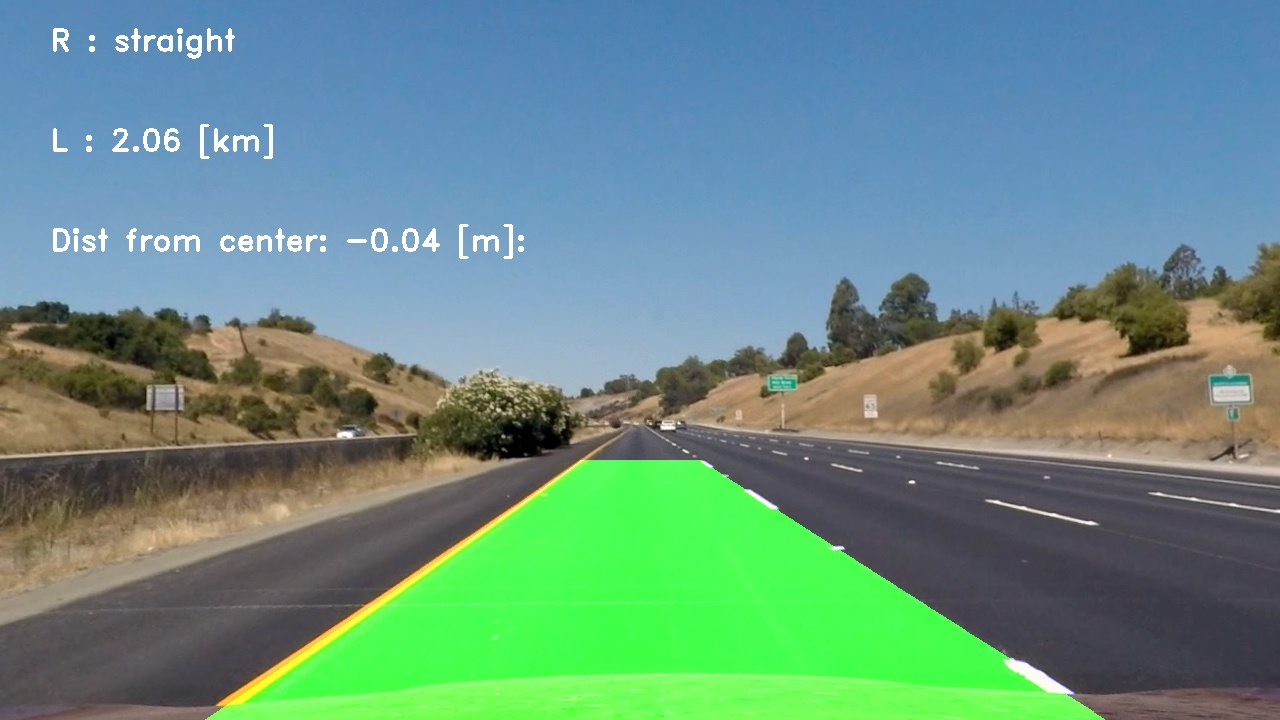
#> input picture output_images/test_images/straight_lines1.jpg, 1280 x 720 px
$ python -i new_approach.py   (imports and definitions only)   (older library calls are emulated)
#> lines starting #> are read from the running program, lines starting #| are printed output that depends on the picture
import numpy as np
import matplotlib.image as mpimg
import matplotlib.pyplot as plt
import cv2
import glob
import os

DIR_PATH = os.path.dirname(os.path.realpath(__file__))


class ListOfN:
    def __init__(self, num_of_elements):
        self.data = []
        self.num_of_elements = num_of_elements

    # [11 lines left out: functions add, get_average, not called in this run]


class Line:
    def __init__(self):
        self.poly = np.array([0, 0, 0])
        self.last_poly = np.array([0, 0, 0])
        self.last_15_polynomials = ListOfN(5)
        self.ym_per_pix = 30 / 720  # meters per pixel in y dimension TODO I can se two line segments
        self.xm_per_pix = 3.7 / 600  # meters per pixel in x dimension TODO

    # [16 lines left out: functions get_poly_m, get_curvature_last_km, get_curvature_km, not called in this run]

    def get_x_last(self, y):
        return self.last_poly[0] * (y ** 2) + self.last_poly[1] * y + self.last_poly[2]

    def get_x_last_m(self, y):
        return self.get_x_last(y) * self.xm_per_pix

    def get_x(self, y):
        return self.poly[0] * (y ** 2) + self.poly[1] * y + self.poly[2]

    def get_x_m(self, y):
        return self.get_x(y) * self.xm_per_pix

    def add_last_polynomial(self):
        self.last_15_polynomials.add(self.last_poly)
        self.poly = self.last_15_polynomials.get_average()  # TODO average

    # [15 lines left out: function get_line_points, not called in this run]

class RoadLines:
    def __init__(self):
        self.left_line = Line()
        self.right_line = Line()
        self.no_valid_detected = 0
        self.detected = False

    def get_dist_from_center(self):
        return ((self.right_line.get_x(720) + self.left_line.get_x(720))//2 - 1280//2) * 3.7/700

    # [140 lines left out: functions get_line_distance, get_line_distance_last, if_valid, fit_poly, fit_poly_binary, search_around_poly and 1 more, not called in this run]


def get_camera_calibration_parameters():
    save_dir = os.path.join(DIR_PATH, "output_images/undistorted")
    if not os.path.isdir(save_dir):
        os.makedirs(save_dir)
    # prepare object points, like (0,0,0), (1,0,0), (2,0,0) ....,(6,5,0)
    objp = np.zeros((6 * 9, 3), np.float32)
    objp[:, :2] = np.mgrid[0:9, 0:6].T.reshape(-1, 2)

    # Arrays to store object points and image points from all the images.
    objpoints = []  # 3d points in real world space
    imgpoints = []  # 2d points in image plane.

    images = glob.glob(DIR_PATH + '/camera_cal/*calibration*.jpg')
    # Step through the list and search for chessboard corners
    for fname in images:
        img = cv2.imread(fname)
        gray = cv2.cvtColor(img, cv2.COLOR_BGR2GRAY)

        # Find the chessboard corners
        ret, corners = cv2.findChessboardCorners(gray, (9, 6), None)

        # If found, add object points, image points
        if ret == True:
            objpoints.append(objp)
            imgpoints.append(corners)

            # Draw and display the corners
            # img = cv2.drawChessboardCorners(img, (9,6), corners, ret)
            # cv2.imshow('img',img)
            # cv2.waitKey(500)

    return cv2.calibrateCamera(objpoints, imgpoints, gray.shape[::-1], None, None)


def moving_avg(x, n):
    mv = np.convolve(x, np.ones(n) / n, mode='valid')
    return np.concatenate(([0 for k in range(n - 1)], mv))


# [167 lines left out: functions find_left_line, find_right_line, find_lane_pixels, extract_edges, warp_image, not called in this run]


# [1 line that did not run here, left out]

road_lines = RoadLines()


# [11 lines left out: function get_line_visualization, not called in this run]


def process_image(img):
    global road_lines
    # undist = mpimg.imread(fname)
    # cv2.imshow('raw',undist)
    undist = cv2.undistort(img, mtx, dist, None, mtx)
    binary_warped, M = warp_image(img)
    # cv2.imshow("warped", binary_warped)
    # cv2.waitKey()

    image = extract_edges(undist)
    #cv2.imshow('egdes',image)

    binary_warped, M = warp_image(image)
    # cv2.imshow("warped", binary_warped)
    #
    # cv2.waitKey()
    # cv2.waitKey()
    # TODO HERE! the magis is done
    image_with_line_pixels = road_lines.fit_polynomial(binary_warped)
    ploty = np.linspace(0, undist.shape[0] - 1, undist.shape[0])

    left_fitx = road_lines.left_line.get_line_points(ploty)
    right_fitx = road_lines.right_line.get_line_points(ploty)
    if left_fitx is not None and right_fitx is not None: #TODO never gona happen
        # [7 lines of commented-out code are left out]
        result = get_line_visualization(binary_warped, left_fitx, right_fitx, ploty)
        # # Warp the blank back to original image space using inverse perspective matrix (Minv)
        Minv = np.linalg.inv(M)
        newwarp = cv2.warpPerspective(result, Minv, (image.shape[1], image.shape[0]))
        # Combine the result with the original image
        # plt.imshow(newwarp)
        # plt.show()
        result = cv2.addWeighted(newwarp, 100, undist, 1, 0)
        curve_left = road_lines.left_line.get_curvature_km()
        curve_right = road_lines.right_line.get_curvature_km()
        text_right = "R : %.2f [km]" % curve_right if curve_right < 2.5 else "R : straight"
        text_left = "L : %.2f [km]" % curve_left if curve_left < 2.5 else "L : straight"
        cv2.putText(result, text_right, (50, 50),
                    cv2.FONT_HERSHEY_DUPLEX, 1, (255, 255, 255), 2)
        cv2.putText(result, text_left, (50, 150),
                    cv2.FONT_HERSHEY_DUPLEX, 1, (255, 255, 255), 2)
        cv2.putText(result, "Dist from center: %.2f [m]:" % road_lines.get_dist_from_center(), (50, 250),
                    cv2.FONT_HERSHEY_DUPLEX, 1, (255, 255, 255), 2)
        return result
    else:
        return image


# [9 lines left out: function test_image, not called in this run]


# Import everything needed to edit/save/watch video clips
from moviepy.editor import VideoFileClip
from IPython.display import HTML


# [12 lines left out: function test_video, not called in this run]


# [1 line not run here, left out]

#test_image()

>>> import cv2
>>> picture = cv2.imread('output_images/test_images/straight_lines1.jpg', cv2.IMREAD_GRAYSCALE)
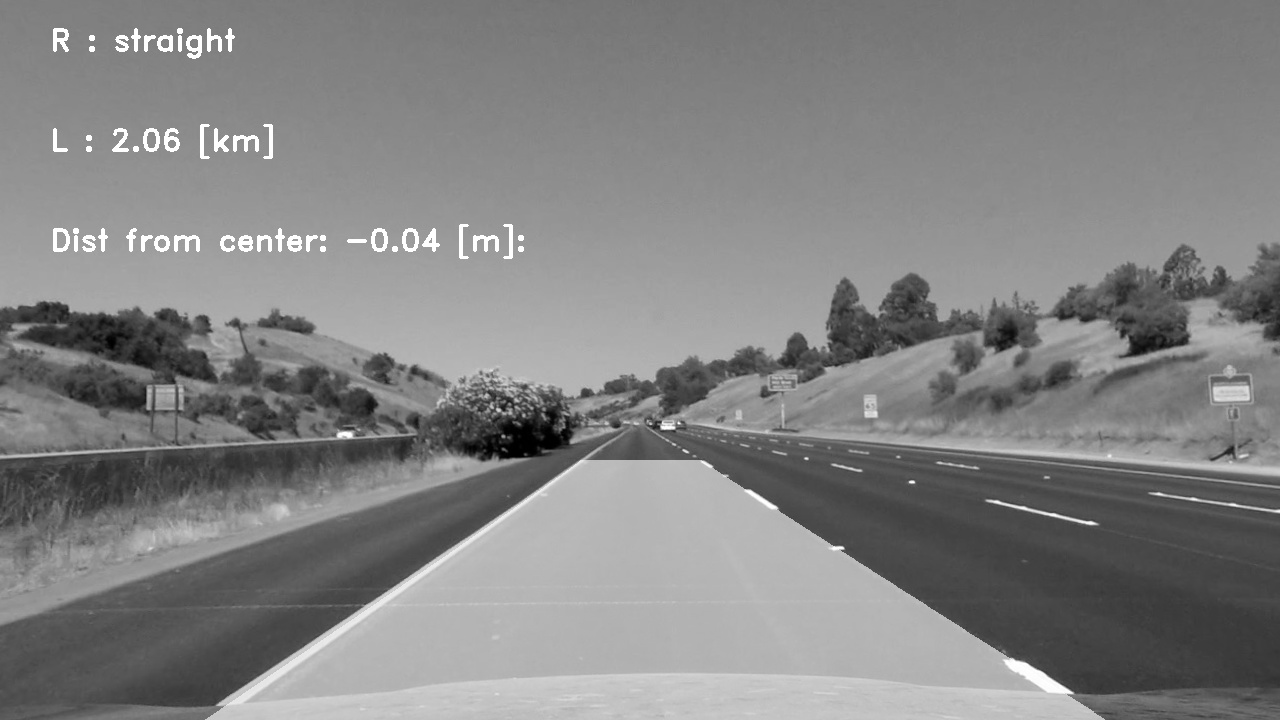
#> picture: shape (720, 1280); min 0, max 255, mean 130.9
#> (the run stopped early here; a loop or call above may not have finished)

$ run again, on output_images/test_images/test3.jpg
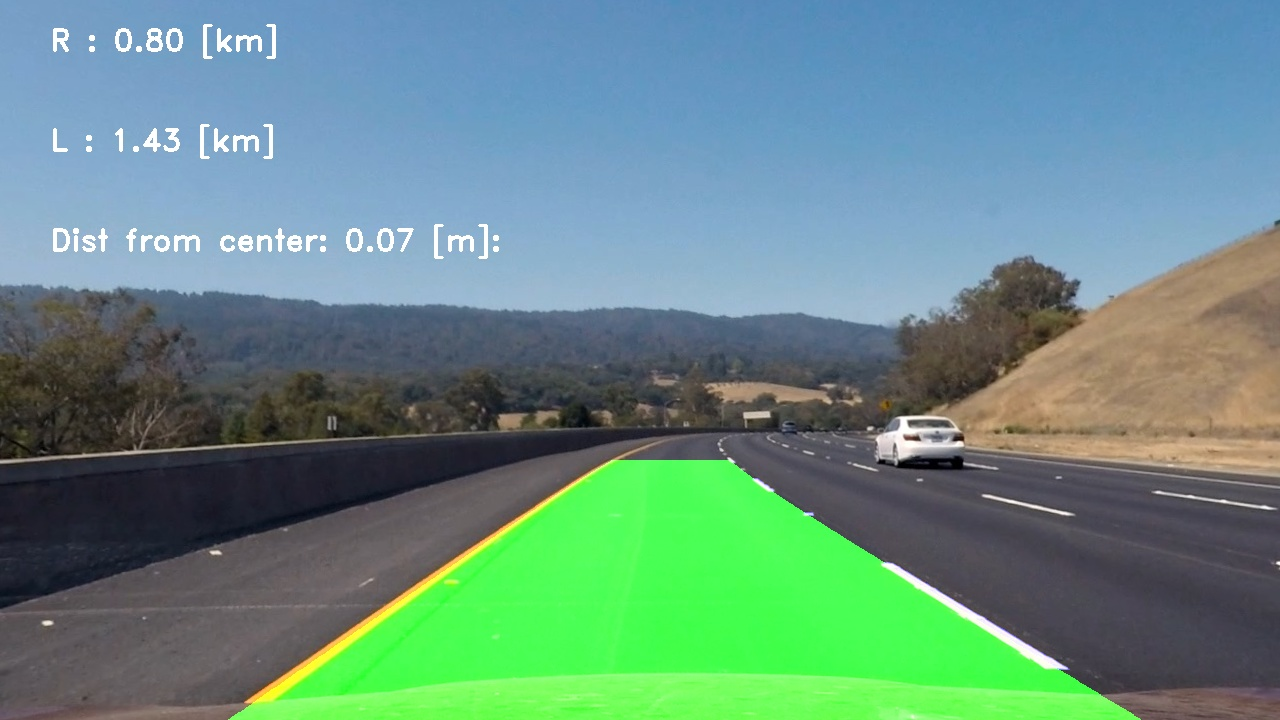
#> input picture output_images/test_images/test3.jpg, 1280 x 720 px
#> `picture = cv2.imread('output_images/test_images/straight_lines1.jpg', ..`:
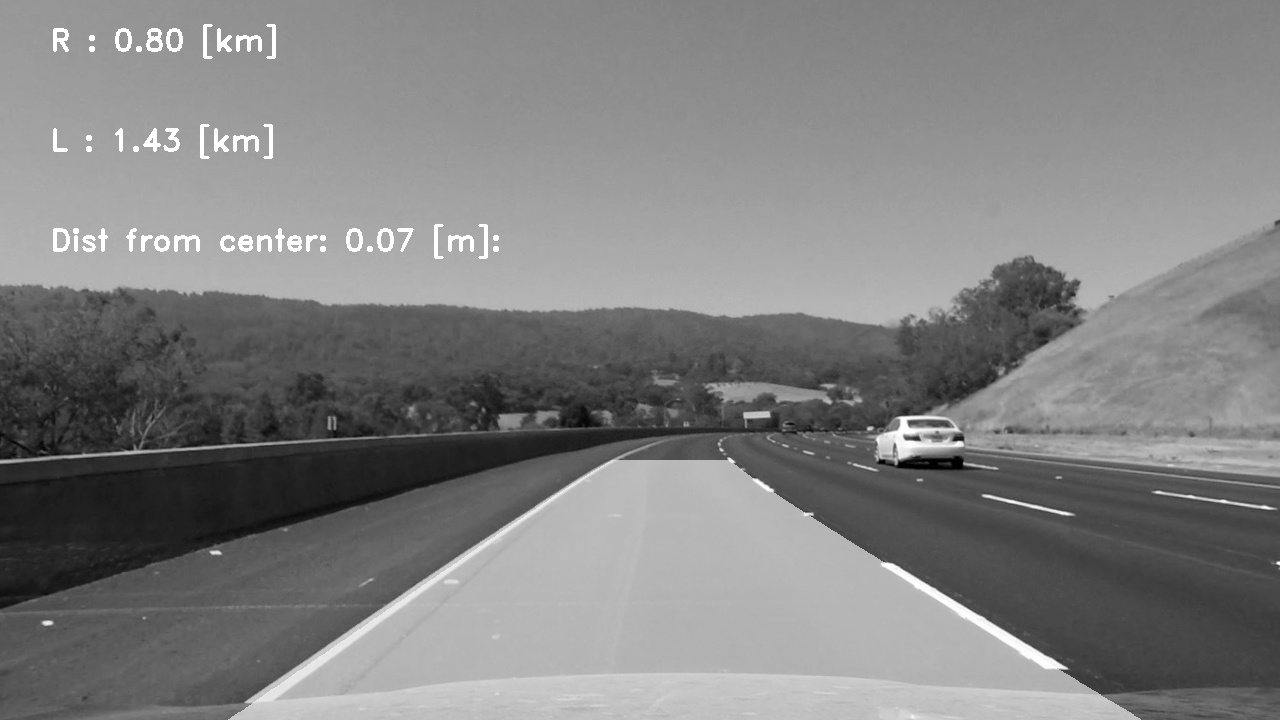
#> picture: shape (720, 1280); min 0, max 255, mean 128.8

$ run again, on output_images/test_images/test4.jpg
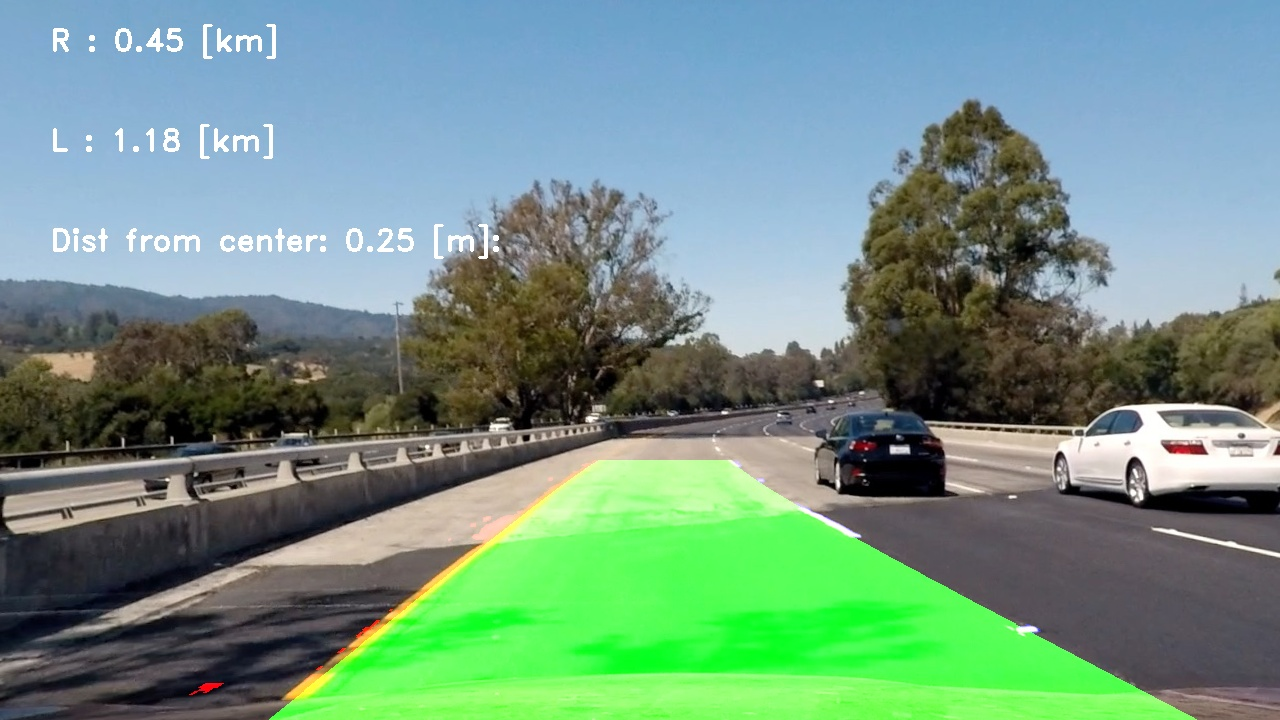
#> input picture output_images/test_images/test4.jpg, 1280 x 720 px
#> `picture = cv2.imread('output_images/test_images/straight_lines1.jpg', ..`:
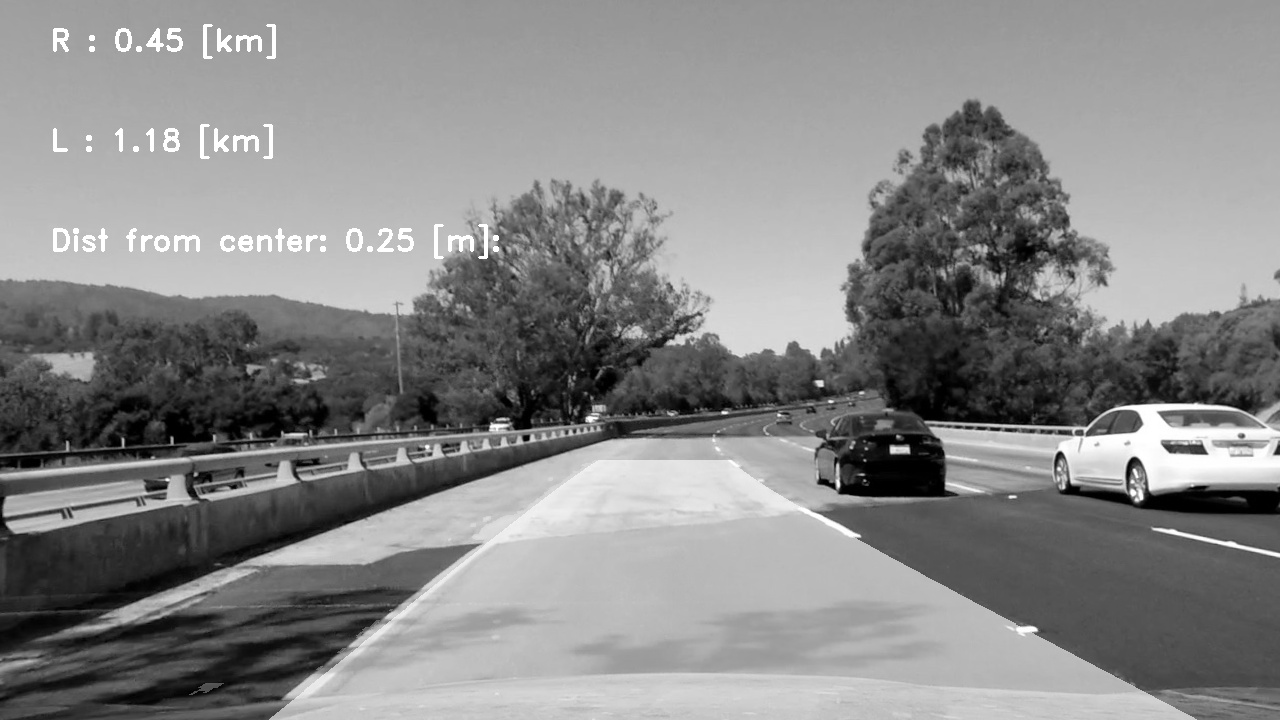
#> picture: shape (720, 1280); min 0, max 255, mean 135.6

$ run again, on output_images/test_images/test5.jpg
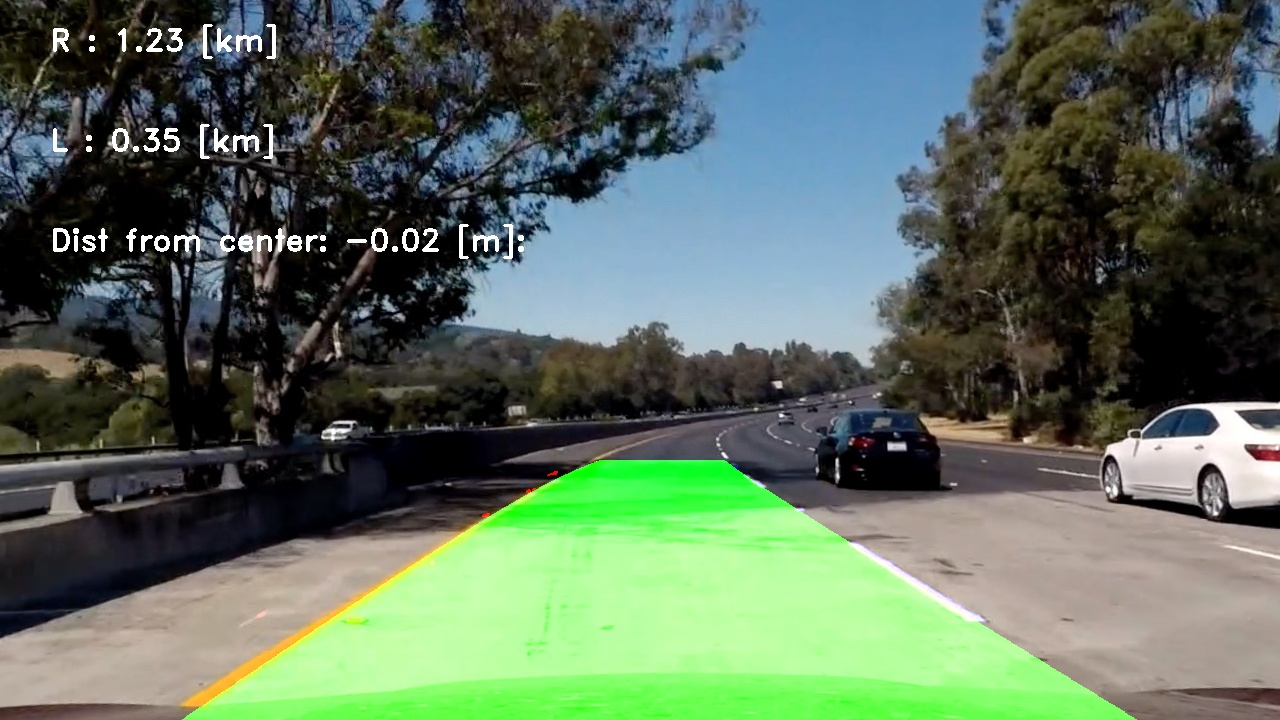
#> input picture output_images/test_images/test5.jpg, 1280 x 720 px
#> `picture = cv2.imread('output_images/test_images/straight_lines1.jpg', ..`:
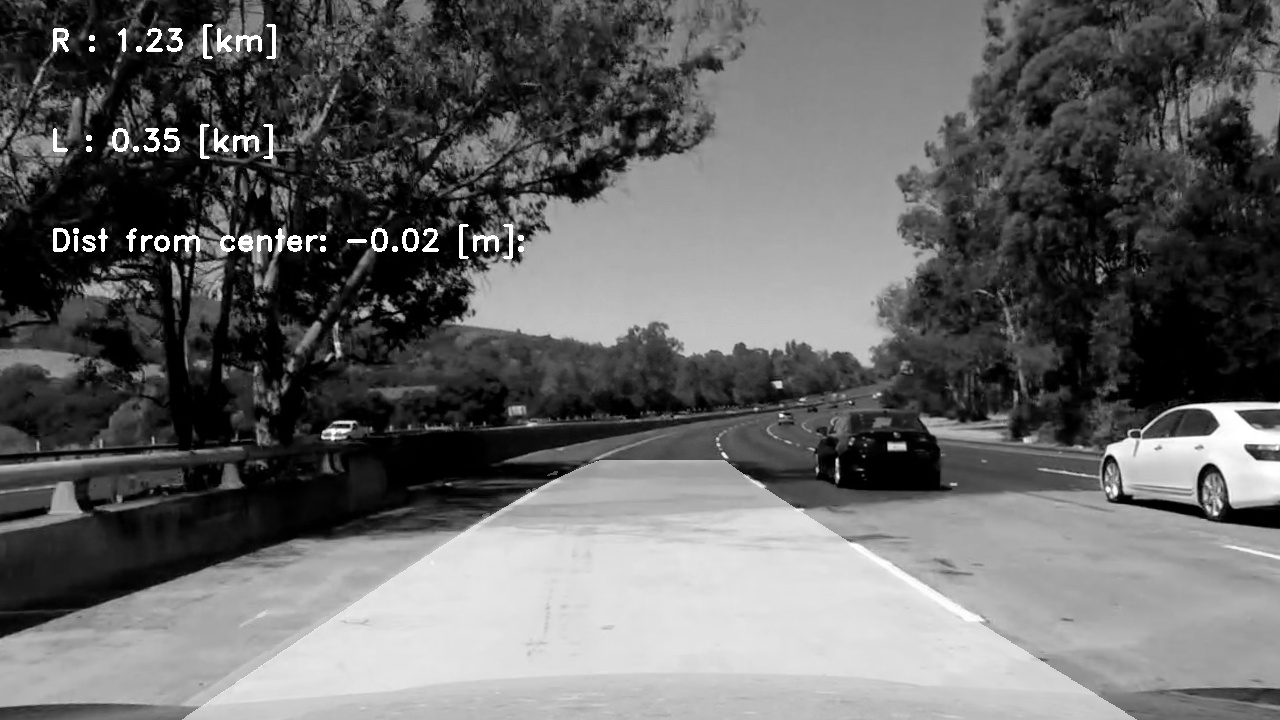
#> picture: shape (720, 1280); min 0, max 255, mean 102.3
